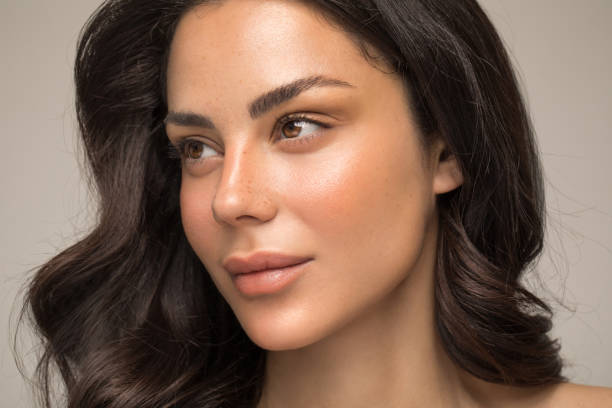
#> input picture Week 2 (Preparing the Dataset)/Extract Face (Dumb)/Test Images/image4.jpg, 612 x 408 px, given as the content of the folder Test Images/image4.jpg, which was not available
$ python extract_face.py -m 0 -d 'Test Images/image4.jpg'
#> lines starting #> are read from the running program, lines starting #| are printed output that depends on the picture; pictures that were not available may be replaced by others from this repository, and a replacement may not be noted
import os
import cv2
import math
import argparse
import numpy as np
from PIL import Image
from datetime import datetime


# Establish detectors
face_detector = cv2.CascadeClassifier(cv2.data.haarcascades + 'haarcascade_frontalface_default.xml')
eye_detector = cv2.CascadeClassifier(cv2.data.haarcascades + 'haarcascade_eye.xml')


def get_dir_list(dir):
    """
    Obtain a list of all the filepaths in a directory
    :param directory: Directory where the files are stored
    :return: List containing filepaths in directory
    """
    img_dir_list = []
    for filename in os.listdir(dir):
        file_path = os.path.join(dir, filename)
        if os.path.isfile(file_path):
            img_dir_list.append(file_path)
    return img_dir_list


def crop_face(img):
    """
    Extracts square portrait of individual from a frame
    :param img: Numpy array containing RGB pixel value of image
    :return: List containing facial images as numpy array
             Each list element is a tuple containing normal and grayscale cropped images
    """
    # Load some pre-trained data on face frontal from opencv (haar cascade algorithm)
    faces = face_detector.detectMultiScale(img, scaleFactor=1.05, minNeighbors=6, minSize=[50, 50])

    # Crop faces from images
    cropped_imgs = []
    for (x, y, w, h) in faces:
        cropped_img = img[int(y):int(y + h), int(x):int(x + w)]
        cropped_imgs.append((cropped_img, cv2.cvtColor(cropped_img, cv2.COLOR_BGR2GRAY)))

    return cropped_imgs


# [8 lines left out: function get_dist_btw_pts, not called in this run]


def align_face(cropped_imgs):
    """
    Rotates the image such that the eyes are level (assuming eyes are detected)
    :param cropped_imgs: List containing cropped images in both normal and grayscale
    :return: List containing aligned images (and original cropped images for those with poor eye detection)
    """
    new_img_list = []
    for (img, gray_img) in cropped_imgs:

        # Determine if less/more than 2 eyes are detected, then run a looser check to see if face exists
        # If face exists, add the cropped images (w/o rotation) to list
        eyes = eye_detector.detectMultiScale(gray_img, scaleFactor=1.05, minNeighbors=3, maxSize=[20, 20])
        if len(eyes) != 2:
            faces = face_detector.detectMultiScale(img)
            if len(faces) == 1:
                new_img_list.append(img)
            continue

        # Assigning left and right eye based on x-value
        if eyes[0][0] > eyes[1][0]:
            left_eye, right_eye = eyes[1], eyes[0]
        else:
            left_eye, right_eye = eyes[0], eyes[1]

        # Obtain center of left and right eye
        right_eye_top_center_x = int(right_eye[0] + (right_eye[2]/2))
        right_eye_top_center_y = int(right_eye[1] + (right_eye[3]/2))
        right_eye_top_center = (right_eye_top_center_x, right_eye_top_center_y)
        left_eye_top_center_x = int(left_eye[0] + (left_eye[2] / 2))
        left_eye_top_center_y = int(left_eye[1] + (left_eye[3] / 2))
        left_eye_top_center = (left_eye_top_center_x, left_eye_top_center_y)

        # Finding rotation direction
        if left_eye_top_center_y > right_eye_top_center_y:
            point_3rd = (right_eye_top_center_x, left_eye_top_center_y)
            direction = -1  # Clockwise rotation
        else:
            point_3rd = (left_eye_top_center_x, right_eye_top_center_y)
            direction = 1  # Anti-clockwise rotation

        # Get angle of rotation
        a = get_dist_btw_pts(left_eye_top_center, point_3rd)
        b = get_dist_btw_pts(right_eye_top_center, point_3rd)
        c = get_dist_btw_pts(right_eye_top_center, left_eye_top_center)
        cos_a = (b*b + c*c - a*a) / (2*b*c)
        angle = (np.arccos(cos_a) * 180) / math.pi
        if direction == -1:
            angle = 90 - angle
        else:
            angle = angle - 90

        # Rotate image
        new_img = Image.fromarray(img)
        aligned_img = np.array(new_img.rotate(direction * angle))
        new_img_list.append(aligned_img)

    return new_img_list


def image_processing(img_dir):
    """
    Extract and save faces (if any) from all images in a directory
    :param sav_dir: Directory to save the extracted images
    """
#> called with img_dir = 'Test Images/image4.jpg'
    # Create (if doesn't exist) the save directory
    dt_str = datetime.now().strftime("%y%m%d_%H%M%S")
    sav_dir = os.path.join(os.getcwd(), "Image_to_Face", dt_str)
    if not os.path.exists(sav_dir):
        os.makedirs(sav_dir)

    img_dir_list = get_dir_list(img_dir)

    for img_cnt, img_dir in enumerate(img_dir_list):
        cropped_imgs = crop_face(cv2.imread(img_dir))
#> in crop_face, `faces = face_detector.detectMultiScale(img, scaleFactor=1.05, minNeigh..`: faces = [[111, 21, 297, 297]]
#> in crop_face, img is the input picture: shape (408, 612, 3); mean B, G, R 87, 102.4, 129.4
#> the loop in crop_face, `for (x, y, w, h) in faces:` made 1 pass
#> pass 1, in crop_face, `cropped_img = img[int(y):int(y + h), int(x):int(x + w)]`:
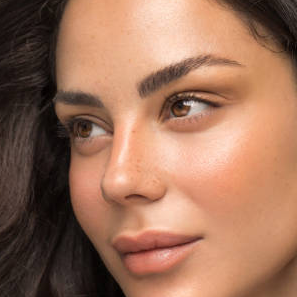
#> cropped_img: shape (297, 297, 3); mean B, G, R 90.2, 113.2, 157
#> after the loop in crop_face, `for (x, y, w, h) in faces:`: cropped_imgs = 1 item
#> cropped_imgs = 1 item
        img_list = align_face(cropped_imgs)
#> the loop in align_face, `for (img, gray_img) in cropped_imgs:` made 1 pass
#> faces on pass 1: [[14, 20, 242, 242]]
#> img_list = 1 item

        # Resize image for consistency and save them into the directory
        for sub_img_cnt, img in enumerate(img_list):
            save_path = os.path.join(sav_dir, f"{img_cnt}_{sub_img_cnt}.png")
            resized_img = cv2.resize(img, (100, 100))
            cv2.imwrite(save_path, resized_img)
#> this loop made 1 pass
#> sub_img_cnt on pass 1: 0
#> pass 1, in image_processing, `resized_img = cv2.resize(img, (100, 100))`:
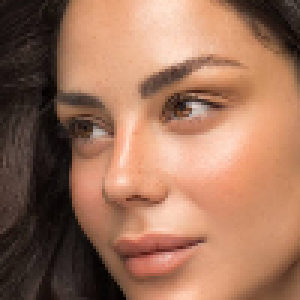
#> resized_img: shape (100, 100, 3) (shown 3 times larger); mean B, G, R 90.1, 113.1, 156.9

    print(f"{img_cnt + 1} images processed. {len(os.listdir(sav_dir))} images extracted.")
#| 1 images processed. 0 images extracted.
    print("Images are labelled '<number1>_<number2>.png'\n" +
          "- <number1> is the number of the original image\n" +
          "- <number2> is the face number of the original image")


# [35 lines left out: function video_processing, not called in this run]


def handle_command_input():
    """
    Handle the command line input to the Python program
    :return: Mode: 0 for image processing; 1 for video processing
             Directory: Location where images are to be saved
    """
    # Define command-line arguments
    parser = argparse.ArgumentParser(formatter_class=argparse.RawTextHelpFormatter)
    parser.add_argument('-m', type=int, choices=[0, 1], required=True, help="Specify the processing mode:\n" +
                                                                            "0 - Perform image processing\n" +
                                                                            "1 - Perform video processing")
    parser.add_argument('-d', type=str, required=True, help="Specify an path to the directory containing files for processing.")

    # Parse command-line arguments
    args = parser.parse_args()
    return args.m, args.d


if __name__=="__main__":
    mode, dir = handle_command_input()
    if mode == 0:
        image_processing(dir)
    elif mode == 1:
        video_processing(dir)

$ run again, on Week 2 (Preparing the Dataset)/Extract Face (Dumb)/Test Images/image6.jpg
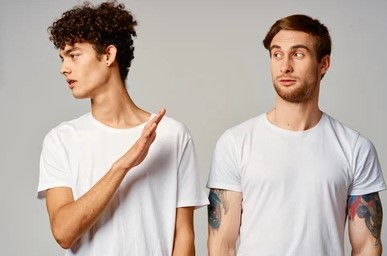
#> input picture Week 2 (Preparing the Dataset)/Extract Face (Dumb)/Test Images/image6.jpg, 387 x 256 px, given as the content of the folder Test Images/image6.jpg, which was not available
#> in crop_face, `faces = face_detector.detectMultiScale(img, scaleFactor=1.05, minNeigh..`: faces = [[258, 29, 63, 63]]
#> in crop_face, img is the input picture: shape (256, 387, 3); mean B, G, R 169.6, 177.5, 190.1
#> the loop in crop_face, `for (x, y, w, h) in faces:` made 1 pass
#> pass 1, in crop_face, `cropped_img = img[int(y):int(y + h), int(x):int(x + w)]`:
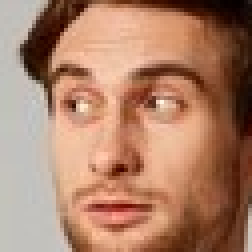
#> cropped_img: shape (63, 63, 3) (shown 4 times larger); mean B, G, R 104.8, 128.5, 172.9
#> after the loop in crop_face, `for (x, y, w, h) in faces:`: cropped_imgs = 1 item
#> the loop in align_face, `for (img, gray_img) in cropped_imgs:` made 1 pass
#> faces on pass 1: [[3, 3, 54, 54]]
#> the loop in image_processing, `for sub_img_cnt, img in enumerate(img_list):` made 1 pass
#> sub_img_cnt on pass 1: 0
#> pass 1, in image_processing, `resized_img = cv2.resize(img, (100, 100))`:
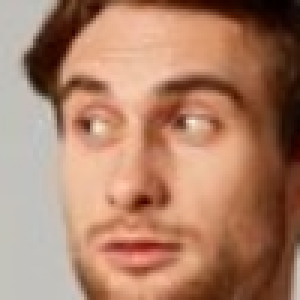
#> resized_img: shape (100, 100, 3) (shown 3 times larger); mean B, G, R 104.7, 128.4, 172.8
#| 1 images processed. 0 images extracted.
